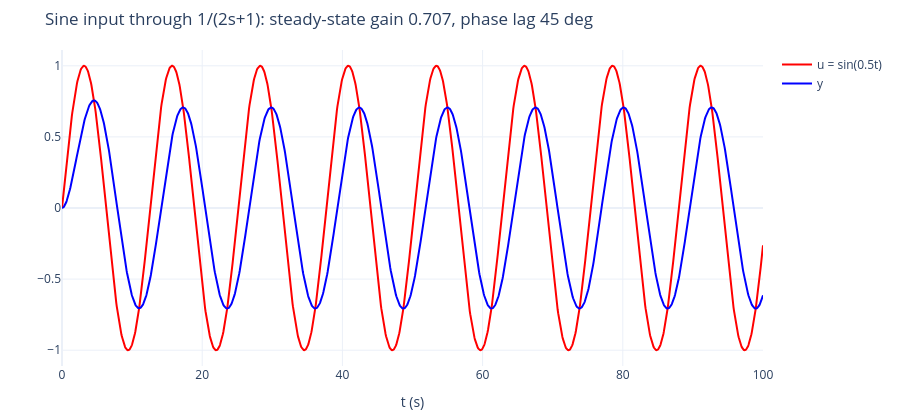

Notebook source saved alongside this figure:
### Markdown cell above
## 5. 正弦輸入的穩態響應（`order1Bode_01.mdl`、`order1FR_01.m`）

Simulink 模型：Sine Wave（頻率 0.5 rad/s）→ Transfer Fcn $\frac{1}{2s+1}$，模擬 100 s（ode45、最大步長 0.005），
用 To Workspace 存 t、u、y，再以 `plot(t,u,'r',t,y,'b')` 畫圖。
原講義在圖上量到：峰值時間 65.97 → 78.55（週期 $4\pi$）、輸出落後 1.58 s、振幅 0.7071。

### Code cell
t5 = np.arange(0, 100.0001, 0.005)
u5 = np.sin(0.5 * t5)
_, y5, _ = signal.lsim(signal.lti([1], [2, 1]), u5, t5)
k = t5 > 60                                         # 暫態消失後
amp = y5[k].max()
pk_u = t5[k][np.argmax(u5[k])]
pk_y = t5[(t5 > pk_u) & (t5 < pk_u + 6)][np.argmax(y5[(t5 > pk_u) & (t5 < pk_u + 6)])]
print(f"output amplitude = {amp:.4f} (1/sqrt(2) = {1 / np.sqrt(2):.4f})")
print(f"input peak t = {pk_u:.2f}, output peak t = {pk_y:.2f}, lag = {pk_y - pk_u:.3f} s, phase = {0.5 * (pk_y - pk_u) * 180 / np.pi:.1f} deg")
fig = go.Figure()
fig.add_scatter(x=ds(t5, 1500), y=ds(u5, 1500), name="u = sin(0.5t)", line=dict(color="red"))
fig.add_scatter(x=ds(t5, 1500), y=ds(y5, 1500), name="y", line=dict(color="blue"))
show(fig, "Sine input through 1/(2s+1): steady-state gain 0.707, phase lag 45 deg", "t (s)", "")

### Figure 1 — Plotly figure (JSON) as saved in the notebook; plotly's stock layout.template omitted (floating-point values rounded to 4 significant figures; data arrays with more than 128 entries replaced by an {"elided": "..."} marker saying what was removed)
{"data": [{"line": {"color": "red"}, "name": "u = sin(0.5t)", "type": "scatter", "x": {"elided": "1500 float values"}, "y": {"elided": "1500 float values"}}, {"line": {"color": "blue"}, "name": "y", "type": "scatter", "x": {"elided": "1500 float values"}, "y": {"elided": "1500 float values"}}], "layout": {"height": 420, "margin": {"b": 50, "l": 60, "r": 20, "t": 50}, "title": {"text": "Sine input through 1/(2s+1): steady-state gain 0.707, phase lag 45 deg"}, "xaxis": {"title": {"text": "t (s)"}}, "yaxis": {"title": {"text": ""}}}}
